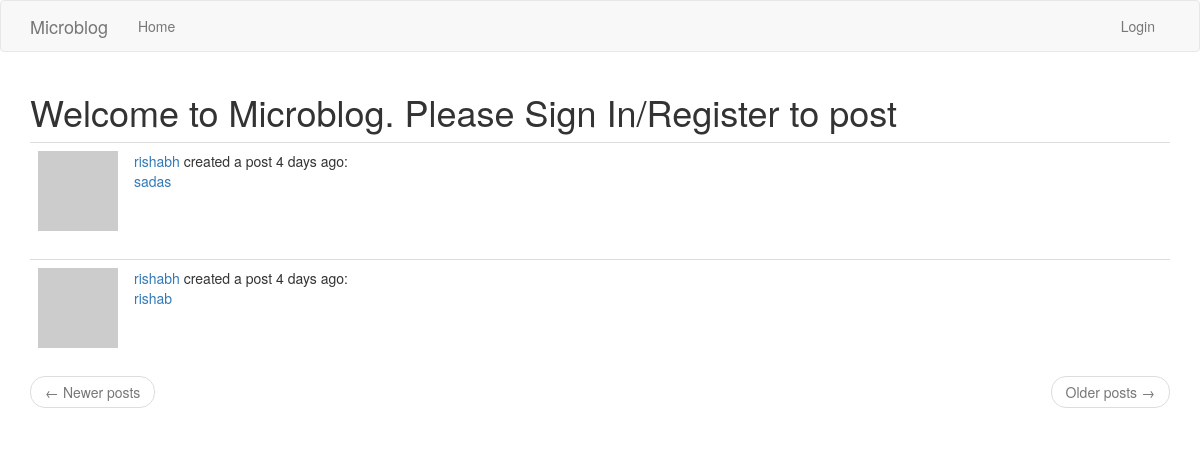
Page /explore on the earlier database version.
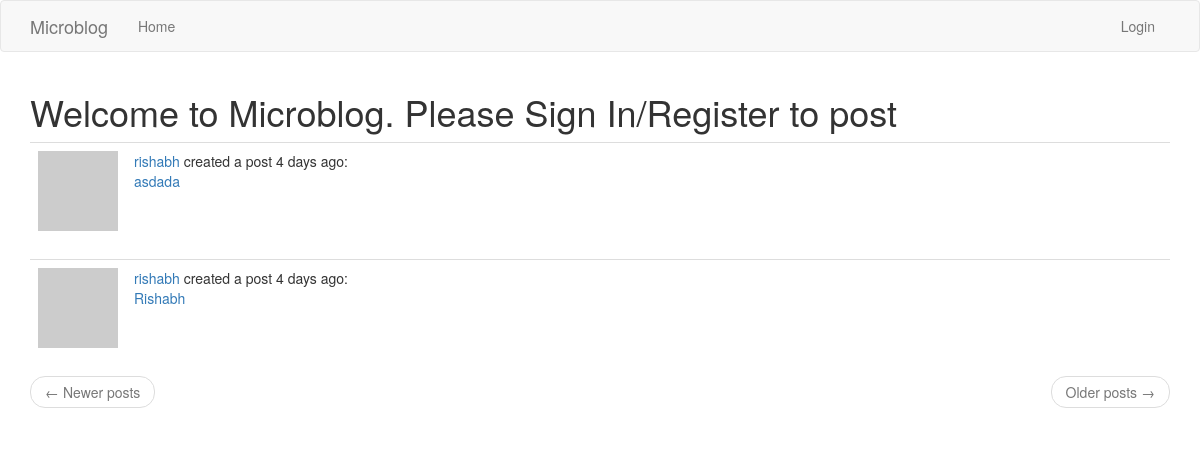
Same page on the later database version.
### app/models.py (models this page shows, shortened)
class Post(db.Model):
    id = db.Column(db.Integer, primary_key=True)
    title=db.Column(db.String(50))
    body = db.Column(db.String(140))
    comments=db.relationship('Comment',backref='commenter',lazy='dynamic')
    timestamp = db.Column(db.DateTime, index=True, default=datetime.utcnow)
    user_id = db.Column(db.Integer, db.ForeignKey('user.id'))

class User(UserMixin,db.Model):
    id = db.Column(db.Integer, primary_key=True)
    username = db.Column(db.String(64), index=True, unique=True)
    email = db.Column(db.String(120), index=True, unique=True)
    password_hash = db.Column(db.String(128))
    posts = db.relationship('Post', backref='author', lazy='dynamic')
    about_me = db.Column(db.String(140))
    last_seen = db.Column(db.DateTime, default=datetime.utcnow)
    followed = db.relationship(
        'User', secondary=followers,
        primaryjoin=(followers.c.follower_id == id),
        secondaryjoin=(followers.c.followed_id == id),
        backref=db.backref('followers', lazy='dynamic'), lazy='dynamic')
    def avatar(self, size):
        digest = md5(self.email.lower().encode('utf-8')).hexdigest()
        return 'https://www.gravatar.com/avatar/{}?d=identicon&s={}'.format(
            digest, size)

### app/routes.py (the view)
@app.route('/explore')
def explore():
    page = request.args.get('page', 1, type=int)
    posts = Post.query.order_by(Post.timestamp.desc()).paginate(
        page, app.config['POSTS_PER_PAGE'], False)
    next_url = url_for('explore', page=posts.next_num) \
        if posts.has_next else None
    prev_url = url_for('explore', page=posts.prev_num) \
        if posts.has_prev else None
    return render_template("index.html", title='Explore', posts=posts.items,
                          next_url=next_url, prev_url=prev_url)

### app/routes.py (called while the page is built)
@app.before_request
def before_request():
    if current_user.is_authenticated:
        current_user.last_seen = datetime.utcnow()
        db.session.commit()

### app/templates/index.html (shortened to what this page needs)
{% extends "base.html" %}
{% import 'bootstrap/wtf.html' as wtf %}
{% block app_content %}
    {% if current_user.is_anonymous%}
    <h1>Welcome to Microblog. Please Sign In/Register to post</h1>
    {%else%}
    <h1>Hi, {{ current_user.username }}!</h1>
    {%endif%}
    {% for post in posts %}
        {% include '_post.html' %}
    {% endfor %}
    <nav aria-label="...">
        <ul class="pager">
            <li class="previous{% if not prev_url %} disabled{% endif %}">
                <a href="{{ prev_url or '#' }}">
                    <span aria-hidden="true">&larr;</span> Newer posts
                </a>
            </li>
            <li class="next{% if not next_url %} disabled{% endif %}">
                <a href="{{ next_url or '#' }}">
                    Older posts <span aria-hidden="true">&rarr;</span>
                </a>
            </li>
        </ul>
    </nav>
{% endblock %}

### app/templates/_post.html
   <table class="table table-hover">
        <tr>
            <td width="70px">
                <a href="{{ url_for('user', username=post.author.username) }}">
                    <img src="{{ post.author.avatar(70) }}" />
                </a>
            </td>
            <td>
                <a href="{{ url_for('user', username=post.author.username) }}">
                    {{ post.author.username }}
                </a>
                created a post {{ moment(post.timestamp).fromNow() }}:
                <br>
                <a href="{{url_for('post',postname=post.title)}}">
                {{ post.title }}
            </a>
            </td>
        </tr>
    </table>

Differences in the rows shown:
changed Post: title "sadas" → "asdada"
changed Post: title "rishab" → "Rishabh"
